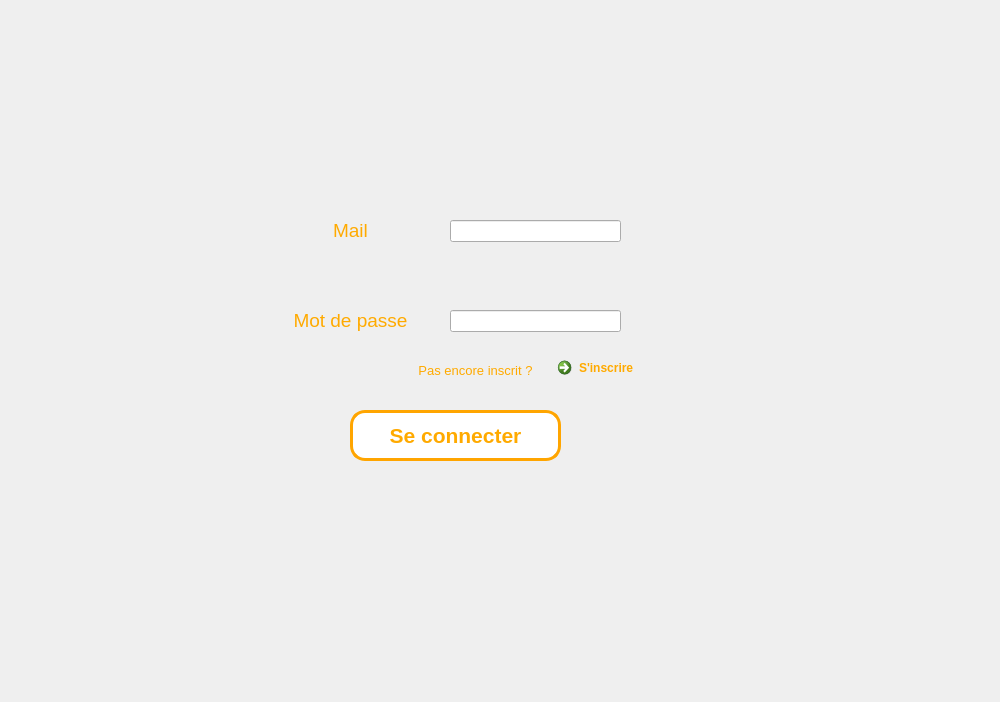
<?xml version="1.0" encoding="UTF-8"?>
<ui version="4.0">
 <class>Form</class>
 <widget class="QWidget" name="Form">
  <property name="geometry">
   <rect>
    <x>0</x>
    <y>0</y>
    <width>1000</width>
    <height>702</height>
   </rect>
  </property>
  <property name="cursor">
   <cursorShape>ArrowCursor</cursorShape>
  </property>
  <property name="windowTitle">
   <string>Form</string>
  </property>
  <widget class="QLabel" name="label">
   <property name="geometry">
    <rect>
     <x>270</x>
     <y>210</y>
     <width>161</width>
     <height>41</height>
    </rect>
   </property>
   <property name="font">
    <font>
     <pointsize>14</pointsize>
     <weight>50</weight>
     <bold>false</bold>
    </font>
   </property>
   <property name="styleSheet">
    <string notr="true">
color: rgb(255, 170, 0);
</string>
   </property>
   <property name="text">
    <string>Mail</string>
   </property>
   <property name="alignment">
    <set>Qt::AlignCenter</set>
   </property>
  </widget>
  <widget class="QPushButton" name="bouton_connection">
   <property name="geometry">
    <rect>
     <x>350</x>
     <y>410</y>
     <width>211</width>
     <height>51</height>
    </rect>
   </property>
   <property name="palette">
    <palette>
     <active>
      <colorrole role="WindowText">
       <brush brushstyle="SolidPattern">
        <color alpha="255">
         <red>255</red>
         <green>170</green>
         <blue>0</blue>
        </color>
       </brush>
      </colorrole>
      <colorrole role="Button">
       <brush brushstyle="SolidPattern">
        <color alpha="255">
         <red>255</red>
         <green>255</green>
         <blue>255</blue>
        </color>
       </brush>
      </colorrole>
      <colorrole role="Text">
       <brush brushstyle="SolidPattern">
        <color alpha="255">
         <red>255</red>
         <green>170</green>
         <blue>0</blue>
        </color>
       </brush>
      </colorrole>
      <colorrole role="ButtonText">
       <brush brushstyle="SolidPattern">
        <color alpha="255">
         <red>255</red>
         <green>170</green>
         <blue>0</blue>
        </color>
       </brush>
      </colorrole>
      <colorrole role="Base">
       <brush brushstyle="SolidPattern">
        <color alpha="255">
         <red>255</red>
         <green>255</green>
         <blue>255</blue>
        </color>
       </brush>
      </colorrole>
      <colorrole role="Window">
       <brush brushstyle="SolidPattern">
        <color alpha="255">
         <red>255</red>
         <green>255</green>
         <blue>255</blue>
        </color>
       </brush>
      </colorrole>
      <colorrole role="PlaceholderText">
       <brush brushstyle="NoBrush">
        <color alpha="128">
         <red>255</red>
         <green>170</green>
         <blue>0</blue>
        </color>
       </brush>
      </colorrole>
     </active>
     <inactive>
      <colorrole role="WindowText">
       <brush brushstyle="SolidPattern">
        <color alpha="255">
         <red>255</red>
         <green>170</green>
         <blue>0</blue>
        </color>
       </brush>
      </colorrole>
      <colorrole role="Button">
       <brush brushstyle="SolidPattern">
        <color alpha="255">
         <red>255</red>
         <green>255</green>
         <blue>255</blue>
        </color>
       </brush>
      </colorrole>
      <colorrole role="Text">
       <brush brushstyle="SolidPattern">
        <color alpha="255">
         <red>255</red>
         <green>170</green>
         <blue>0</blue>
        </color>
       </brush>
      </colorrole>
      <colorrole role="ButtonText">
       <brush brushstyle="SolidPattern">
        <color alpha="255">
         <red>255</red>
         <green>170</green>
         <blue>0</blue>
        </color>
       </brush>
      </colorrole>
      <colorrole role="Base">
       <brush brushstyle="SolidPattern">
        <color alpha="255">
         <red>255</red>
         <green>255</green>
         <blue>255</blue>
        </color>
       </brush>
      </colorrole>
      <colorrole role="Window">
       <brush brushstyle="SolidPattern">
        <color alpha="255">
         <red>255</red>
         <green>255</green>
         <blue>255</blue>
        </color>
       </brush>
      </colorrole>
      <colorrole role="PlaceholderText">
       <brush brushstyle="NoBrush">
        <color alpha="128">
         <red>255</red>
         <green>170</green>
         <blue>0</blue>
        </color>
       </brush>
      </colorrole>
     </inactive>
     <disabled>
      <colorrole role="WindowText">
       <brush brushstyle="SolidPattern">
        <color alpha="255">
         <red>255</red>
         <green>170</green>
         <blue>0</blue>
        </color>
       </brush>
      </colorrole>
      <colorrole role="Button">
       <brush brushstyle="SolidPattern">
        <color alpha="255">
         <red>255</red>
         <green>255</green>
         <blue>255</blue>
        </color>
       </brush>
      </colorrole>
      <colorrole role="Text">
       <brush brushstyle="SolidPattern">
        <color alpha="255">
         <red>255</red>
         <green>170</green>
         <blue>0</blue>
        </color>
       </brush>
      </colorrole>
      <colorrole role="ButtonText">
       <brush brushstyle="SolidPattern">
        <color alpha="255">
         <red>255</red>
         <green>170</green>
         <blue>0</blue>
        </color>
       </brush>
      </colorrole>
      <colorrole role="Base">
       <brush brushstyle="SolidPattern">
        <color alpha="255">
         <red>255</red>
         <green>255</green>
         <blue>255</blue>
        </color>
       </brush>
      </colorrole>
      <colorrole role="Window">
       <brush brushstyle="SolidPattern">
        <color alpha="255">
         <red>255</red>
         <green>255</green>
         <blue>255</blue>
        </color>
       </brush>
      </colorrole>
      <colorrole role="PlaceholderText">
       <brush brushstyle="NoBrush">
        <color alpha="128">
         <red>255</red>
         <green>170</green>
         <blue>0</blue>
        </color>
       </brush>
      </colorrole>
     </disabled>
    </palette>
   </property>
   <property name="font">
    <font>
     <pointsize>16</pointsize>
     <weight>75</weight>
     <bold>true</bold>
    </font>
   </property>
   <property name="styleSheet">
    <string notr="true">border-color: rgb(255, 170, 0);
border:3px solid orange;

border-color:orange;
border-radius: 15px ;
background-color:white;
color: rgb(255, 170, 0);
border-bort</string>
   </property>
   <property name="text">
    <string>Se connecter</string>
   </property>
  </widget>
  <widget class="QLabel" name="label_2">
   <property name="geometry">
    <rect>
     <x>270</x>
     <y>300</y>
     <width>161</width>
     <height>41</height>
    </rect>
   </property>
   <property name="font">
    <font>
     <pointsize>14</pointsize>
     <weight>50</weight>
     <bold>false</bold>
    </font>
   </property>
   <property name="styleSheet">
    <string notr="true">color: rgb(255, 170, 0);</string>
   </property>
   <property name="text">
    <string>Mot de passe</string>
   </property>
   <property name="alignment">
    <set>Qt::AlignCenter</set>
   </property>
  </widget>
  <widget class="QLineEdit" name="line_mail">
   <property name="geometry">
    <rect>
     <x>450</x>
     <y>220</y>
     <width>171</width>
     <height>22</height>
    </rect>
   </property>
   <property name="clearButtonEnabled">
    <bool>false</bool>
   </property>
  </widget>
  <widget class="QLineEdit" name="line_mdp">
   <property name="geometry">
    <rect>
     <x>450</x>
     <y>310</y>
     <width>171</width>
     <height>22</height>
    </rect>
   </property>
  </widget>
  <widget class="QLabel" name="label_3">
   <property name="geometry">
    <rect>
     <x>370</x>
     <y>350</y>
     <width>211</width>
     <height>41</height>
    </rect>
   </property>
   <property name="font">
    <font>
     <pointsize>10</pointsize>
     <weight>50</weight>
     <bold>false</bold>
    </font>
   </property>
   <property name="styleSheet">
    <string notr="true">color: rgb(255, 170, 0);</string>
   </property>
   <property name="text">
    <string>Pas encore inscrit ?</string>
   </property>
   <property name="alignment">
    <set>Qt::AlignCenter</set>
   </property>
  </widget>
  <widget class="QCommandLinkButton" name="linkbouton_inscription">
   <property name="geometry">
    <rect>
     <x>550</x>
     <y>350</y>
     <width>222</width>
     <height>48</height>
    </rect>
   </property>
   <property name="styleSheet">
    <string notr="true">color: rgb(255, 170, 0);</string>
   </property>
   <property name="text">
    <string>S'inscrire</string>
   </property>
  </widget>
 </widget>
 <resources/>
 <connections/>
</ui>
